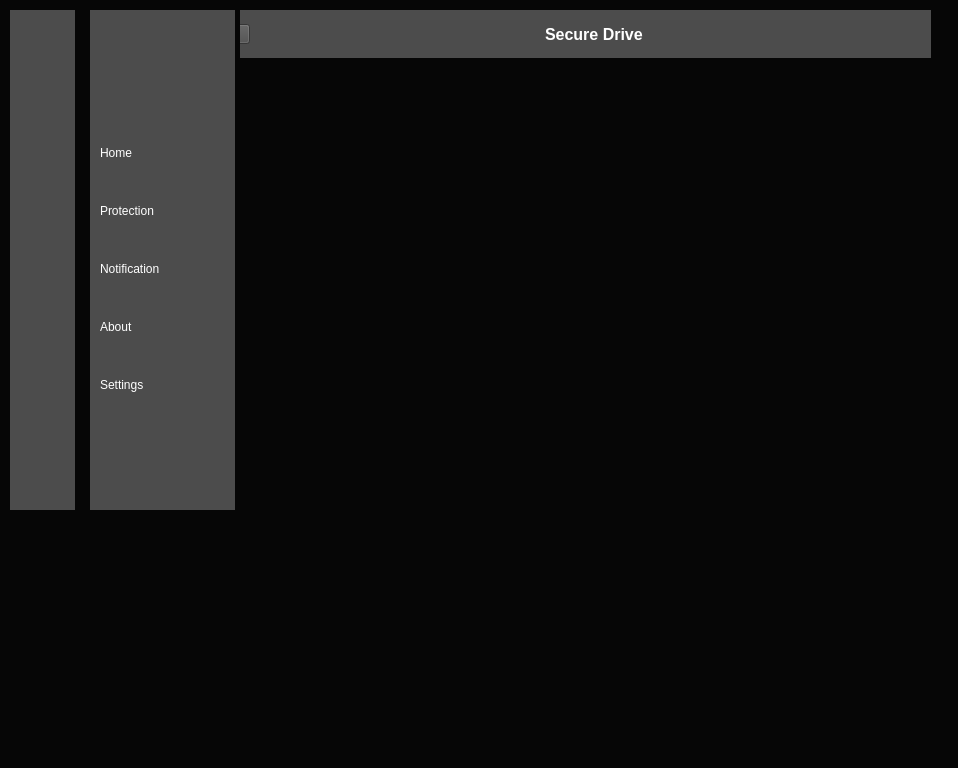
<?xml version="1.0" encoding="UTF-8"?>
<ui version="4.0">
 <class>MainWindow</class>
 <widget class="QMainWindow" name="MainWindow">
  <property name="geometry">
   <rect>
    <x>0</x>
    <y>0</y>
    <width>958</width>
    <height>768</height>
   </rect>
  </property>
  <property name="windowTitle">
   <string>MainWindow</string>
  </property>
  <property name="styleSheet">
   <string notr="true">background-color: rgb(6, 6, 6);</string>
  </property>
  <widget class="QWidget" name="centralwidget">
   <widget class="QWidget" name="Icon_only_widget" native="true">
    <property name="geometry">
     <rect>
      <x>10</x>
      <y>10</y>
      <width>65</width>
      <height>500</height>
     </rect>
    </property>
    <property name="maximumSize">
     <size>
      <width>65</width>
      <height>500</height>
     </size>
    </property>
    <property name="styleSheet">
     <string notr="true">QWidget{
background-color: rgb(76, 76, 76);
}
QPushButton{
	color:white;
	height:40px;
	border:none;
}</string>
    </property>
    <widget class="QWidget" name="layoutWidget">
     <property name="geometry">
      <rect>
       <x>20</x>
       <y>130</y>
       <width>26</width>
       <height>290</height>
      </rect>
     </property>
     <layout class="QVBoxLayout" name="verticalLayout">
      <property name="spacing">
       <number>15</number>
      </property>
      <item>
       <widget class="QPushButton" name="pushButton">
        <property name="text">
         <string/>
        </property>
        <property name="icon">
         <iconset resource="resources.qrc">
          <normaloff>:/icons/icons8-home-50.png</normaloff>:/icons/icons8-home-50.png</iconset>
        </property>
        <property name="checkable">
         <bool>true</bool>
        </property>
        <property name="autoExclusive">
         <bool>true</bool>
        </property>
       </widget>
      </item>
      <item>
       <widget class="QPushButton" name="pushButton_2">
        <property name="text">
         <string/>
        </property>
        <property name="icon">
         <iconset resource="resources.qrc">
          <normaloff>:/icons/icons8-protect-50.png</normaloff>:/icons/icons8-protect-50.png</iconset>
        </property>
        <property name="checkable">
         <bool>true</bool>
        </property>
        <property name="autoExclusive">
         <bool>true</bool>
        </property>
       </widget>
      </item>
      <item>
       <widget class="QPushButton" name="pushButton_3">
        <property name="text">
         <string/>
        </property>
        <property name="icon">
         <iconset resource="resources.qrc">
          <normaloff>:/icons/icons8-notification-50.png</normaloff>:/icons/icons8-notification-50.png</iconset>
        </property>
        <property name="checkable">
         <bool>true</bool>
        </property>
        <property name="autoExclusive">
         <bool>true</bool>
        </property>
       </widget>
      </item>
      <item>
       <widget class="QPushButton" name="pushButton_4">
        <property name="text">
         <string/>
        </property>
        <property name="icon">
         <iconset resource="resources.qrc">
          <normaloff>:/icons/icons8-help-50.png</normaloff>:/icons/icons8-help-50.png</iconset>
        </property>
        <property name="checkable">
         <bool>true</bool>
        </property>
        <property name="autoExclusive">
         <bool>true</bool>
        </property>
       </widget>
      </item>
      <item>
       <widget class="QPushButton" name="pushButton_5">
        <property name="text">
         <string/>
        </property>
        <property name="icon">
         <iconset resource="resources.qrc">
          <normaloff>:/icons/icons8-settings-50.png</normaloff>:/icons/icons8-settings-50.png</iconset>
        </property>
        <property name="checkable">
         <bool>true</bool>
        </property>
        <property name="autoExclusive">
         <bool>true</bool>
        </property>
       </widget>
      </item>
     </layout>
    </widget>
    <widget class="QWidget" name="layoutWidget">
     <property name="geometry">
      <rect>
       <x>0</x>
       <y>40</y>
       <width>61</width>
       <height>42</height>
      </rect>
     </property>
     <layout class="QHBoxLayout" name="horizontalLayout">
      <item>
       <widget class="QLabel" name="label">
        <property name="minimumSize">
         <size>
          <width>40</width>
          <height>40</height>
         </size>
        </property>
        <property name="maximumSize">
         <size>
          <width>40</width>
          <height>40</height>
         </size>
        </property>
        <property name="text">
         <string/>
        </property>
        <property name="pixmap">
         <pixmap>icons/Logo - Secure Drive.png</pixmap>
        </property>
        <property name="scaledContents">
         <bool>true</bool>
        </property>
       </widget>
      </item>
     </layout>
    </widget>
   </widget>
   <widget class="QWidget" name="icon_name_widget" native="true">
    <property name="geometry">
     <rect>
      <x>90</x>
      <y>10</y>
      <width>145</width>
      <height>500</height>
     </rect>
    </property>
    <property name="maximumSize">
     <size>
      <width>145</width>
      <height>500</height>
     </size>
    </property>
    <property name="styleSheet">
     <string notr="true">QWidget{
background-color: rgb(76, 76, 76);
}
QPushButton{
	color:white;
	text-align:left;
	height:40px;
	border:none;
	padding-left:10px;
}</string>
    </property>
    <layout class="QVBoxLayout" name="verticalLayout_3">
     <property name="rightMargin">
      <number>0</number>
     </property>
     <item>
      <widget class="QWidget" name="main_menu_3" native="true">
       <widget class="QWidget" name="layoutWidget">
        <property name="geometry">
         <rect>
          <x>0</x>
          <y>0</y>
          <width>98</width>
          <height>101</height>
         </rect>
        </property>
        <layout class="QHBoxLayout" name="horizontalLayout_2">
         <item>
          <widget class="QLabel" name="label_2">
           <property name="minimumSize">
            <size>
             <width>40</width>
             <height>40</height>
            </size>
           </property>
           <property name="maximumSize">
            <size>
             <width>40</width>
             <height>40</height>
            </size>
           </property>
           <property name="text">
            <string/>
           </property>
           <property name="pixmap">
            <pixmap>icons/Logo - Secure Drive.png</pixmap>
           </property>
           <property name="scaledContents">
            <bool>true</bool>
           </property>
          </widget>
         </item>
        </layout>
       </widget>
       <widget class="QWidget" name="layoutWidget">
        <property name="geometry">
         <rect>
          <x>0</x>
          <y>120</y>
          <width>99</width>
          <height>282</height>
         </rect>
        </property>
        <layout class="QVBoxLayout" name="verticalLayout_2">
         <property name="spacing">
          <number>15</number>
         </property>
         <item>
          <widget class="QPushButton" name="pushButton_14">
           <property name="text">
            <string>Home</string>
           </property>
           <property name="icon">
            <iconset resource="resources.qrc">
             <normaloff>:/icons/home.png</normaloff>:/icons/home.png</iconset>
           </property>
           <property name="checkable">
            <bool>true</bool>
           </property>
           <property name="autoExclusive">
            <bool>true</bool>
           </property>
          </widget>
         </item>
         <item>
          <widget class="QPushButton" name="pushButton_12">
           <property name="text">
            <string>Protection</string>
           </property>
           <property name="icon">
            <iconset resource="resources.qrc">
             <normaloff>:/icons/protection.png</normaloff>:/icons/protection.png</iconset>
           </property>
           <property name="checkable">
            <bool>true</bool>
           </property>
           <property name="autoExclusive">
            <bool>true</bool>
           </property>
          </widget>
         </item>
         <item>
          <widget class="QPushButton" name="pushButton_15">
           <property name="text">
            <string>Notification</string>
           </property>
           <property name="icon">
            <iconset resource="resources.qrc">
             <normaloff>:/icons/Notifcation.png</normaloff>:/icons/Notifcation.png</iconset>
           </property>
           <property name="checkable">
            <bool>true</bool>
           </property>
           <property name="autoExclusive">
            <bool>true</bool>
           </property>
          </widget>
         </item>
         <item>
          <widget class="QPushButton" name="pushButton_11">
           <property name="text">
            <string>About</string>
           </property>
           <property name="icon">
            <iconset resource="resources.qrc">
             <normaloff>:/icons/Help.png</normaloff>:/icons/Help.png</iconset>
           </property>
           <property name="checkable">
            <bool>true</bool>
           </property>
           <property name="autoExclusive">
            <bool>true</bool>
           </property>
          </widget>
         </item>
         <item>
          <widget class="QPushButton" name="pushButton_13">
           <property name="text">
            <string>Settings</string>
           </property>
           <property name="icon">
            <iconset resource="resources.qrc">
             <normaloff>:/icons/Settings.png</normaloff>:/icons/Settings.png</iconset>
           </property>
           <property name="checkable">
            <bool>true</bool>
           </property>
           <property name="autoExclusive">
            <bool>true</bool>
           </property>
          </widget>
         </item>
        </layout>
       </widget>
      </widget>
     </item>
    </layout>
   </widget>
   <widget class="QWidget" name="main_menu" native="true">
    <property name="geometry">
     <rect>
      <x>240</x>
      <y>10</y>
      <width>711</width>
      <height>491</height>
     </rect>
    </property>
    <widget class="QPushButton" name="pushButton_6">
     <property name="geometry">
      <rect>
       <x>80</x>
       <y>130</y>
       <width>93</width>
       <height>28</height>
      </rect>
     </property>
     <property name="text">
      <string>PushButton</string>
     </property>
    </widget>
    <widget class="QWidget" name="widget" native="true">
     <property name="geometry">
      <rect>
       <x>-10</x>
       <y>0</y>
       <width>701</width>
       <height>48</height>
      </rect>
     </property>
     <property name="styleSheet">
      <string notr="true">background-color: rgb(76, 76, 76);</string>
     </property>
     <layout class="QHBoxLayout" name="horizontalLayout_4">
      <item>
       <layout class="QHBoxLayout" name="horizontalLayout_3">
        <item>
         <widget class="QPushButton" name="pushButton_7">
          <property name="minimumSize">
           <size>
            <width>20</width>
            <height>20</height>
           </size>
          </property>
          <property name="maximumSize">
           <size>
            <width>20</width>
            <height>20</height>
           </size>
          </property>
          <property name="text">
           <string/>
          </property>
          <property name="icon">
           <iconset resource="resources.qrc">
            <normaloff>:/icons/menu.png</normaloff>:/icons/menu.png</iconset>
          </property>
         </widget>
        </item>
        <item>
         <spacer name="horizontalSpacer">
          <property name="orientation">
           <enum>Qt::Horizontal</enum>
          </property>
          <property name="sizeHint" stdset="0">
           <size>
            <width>198</width>
            <height>20</height>
           </size>
          </property>
         </spacer>
        </item>
        <item>
         <widget class="QLabel" name="label_3">
          <property name="font">
           <font>
            <pointsize>12</pointsize>
            <weight>75</weight>
            <bold>true</bold>
           </font>
          </property>
          <property name="styleSheet">
           <string notr="true">color: rgb(255, 255, 255);</string>
          </property>
          <property name="text">
           <string>Secure Drive</string>
          </property>
          <property name="scaledContents">
           <bool>false</bool>
          </property>
         </widget>
        </item>
        <item>
         <spacer name="horizontalSpacer_2">
          <property name="orientation">
           <enum>Qt::Horizontal</enum>
          </property>
          <property name="sizeHint" stdset="0">
           <size>
            <width>248</width>
            <height>20</height>
           </size>
          </property>
         </spacer>
        </item>
       </layout>
      </item>
     </layout>
    </widget>
    <widget class="QStackedWidget" name="stackedWidget">
     <property name="geometry">
      <rect>
       <x>0</x>
       <y>49</y>
       <width>691</width>
       <height>441</height>
      </rect>
     </property>
     <widget class="QWidget" name="page"/>
     <widget class="QWidget" name="page_2"/>
    </widget>
   </widget>
  </widget>
 </widget>
 <resources>
  <include location="resources.qrc"/>
 </resources>
 <connections>
  <connection>
   <sender>pushButton_7</sender>
   <signal>toggled(bool)</signal>
   <receiver>Icon_only_widget</receiver>
   <slot>setHidden(bool)</slot>
   <hints>
    <hint type="sourcelabel">
     <x>254</x>
     <y>39</y>
    </hint>
    <hint type="destinationlabel">
     <x>36</x>
     <y>434</y>
    </hint>
   </hints>
  </connection>
  <connection>
   <sender>pushButton_7</sender>
   <signal>toggled(bool)</signal>
   <receiver>main_menu_3</receiver>
   <slot>setVisible(bool)</slot>
   <hints>
    <hint type="sourcelabel">
     <x>247</x>
     <y>37</y>
    </hint>
    <hint type="destinationlabel">
     <x>167</x>
     <y>487</y>
    </hint>
   </hints>
  </connection>
 </connections>
</ui>
